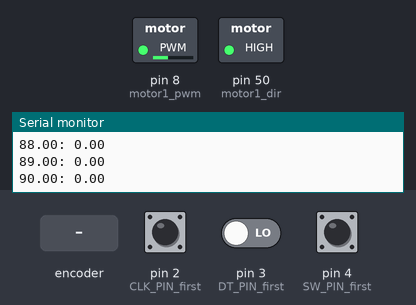
Bench run of a sketch on a simulated Arduino Mega 2560, built with avr-gcc and run on an emulated ATmega2560. Shown: switched loads named in the sketch (green lamp = pin HIGH), the last lines printed to the serial monitor. The inputs (shaded band) are chosen by the test bench; at power-on: pin 2 (CLK_PIN_first) HIGH, pin 3 (DT_PIN_first) LOW, pin 4 (SW_PIN_first) HIGH.

Above: at 1.2 s.
1.3 s: rotary encoder on pin 2 (CLK_PIN_first) / pin 3 (DT_PIN_first) turned 3 steps (first pin leading)
At 3.9 s:
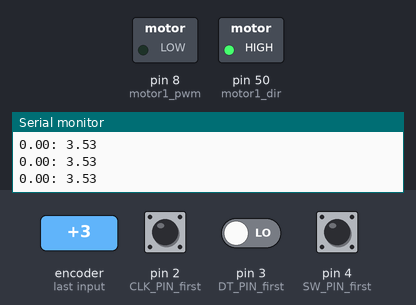
4.9 s: rotary encoder on pin 2 (CLK_PIN_first) / pin 3 (DT_PIN_first) turned 1 step (first pin leading)
At 7.28 s:
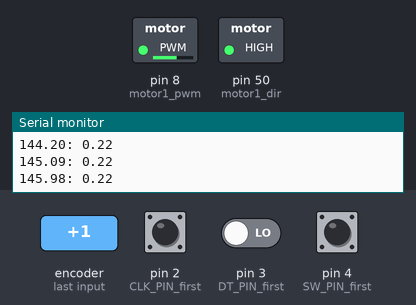
At 10.0 s:
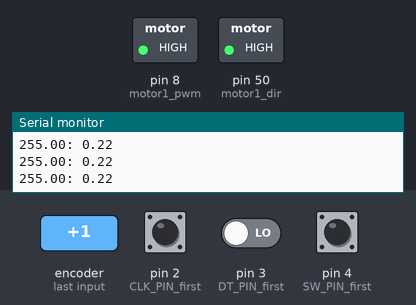
Timing chart, 0 to 11.5 s (numbered marks = the images above; inputs shaded):
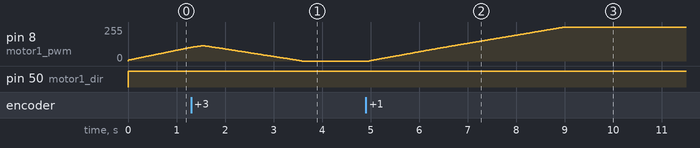

The sketch:

joint_speed_control.ino
```cpp
#include <ezButton.h>

#define motor1_pwm 8
#define motor1_dir 50

#define CLK_PIN_first 2
#define DT_PIN_first 3
#define SW_PIN_first 4
volatile long counter_first = 0;
volatile long double last_time_first;  // for debouncing
long prev_counter_first;
ezButton button_first(SW_PIN_first);

long double countsPerRotation_first = 512;
long double angle_first = 0;
const double referenceAngle_first = 90;

double speed_cur_first=0;
double speed_des_first=-2;
double k_first = 0.8;
double voltage_first=0;

double error;

long start;

void setup() {
  // put your setup code here, to run once:
  Serial.begin(9600);

  pinMode(motor1_pwm, OUTPUT);
  pinMode(motor1_dir, OUTPUT);

  pinMode(CLK_PIN_first, INPUT);
  pinMode(DT_PIN_first, INPUT);
  button_first.setDebounceTime(50);
  attachInterrupt(digitalPinToInterrupt(CLK_PIN_first), ISR_encoderChange_first, RISING);
  start=millis();
}

void loop() {
  // put your main code here, to run repeatedly:
  button_first.loop();

  // if(millis() - start >5000)
  // {
  //   speed_des_first = 0;
  //   Serial.println("check");
  // }

  // if(millis()-last_time_first > 500)
  // {
  //   speed_cur_first=0;
  // }

  if(speed_des_first>0)
  {
    digitalWrite(motor1_dir, LOW);
  }
  else
  {
    digitalWrite(motor1_dir, HIGH);
  }

  error = abs(speed_cur_first)- abs(speed_des_first) ;
  voltage_first -= 0.5* error;
  if(voltage_first>255)
    voltage_first=255;
  if(voltage_first<0)
    voltage_first=0;
  analogWrite(motor1_pwm, voltage_first);

  Serial.print(voltage_first);
  Serial.print(": ");
  Serial.println(speed_cur_first);
}

void ISR_encoderChange_first() {
  if ((millis() - last_time_first) < 50)  // debounce time is 50ms
    return;


  if (digitalRead(DT_PIN_first) == HIGH) {
    // the encoder is rotating in counter-clockwise direction => decrease the counter
    counter_first--;
    speed_cur_first = -1000*(360 / countsPerRotation_first)/(millis()-last_time_first);
  }
  else {
    // the encoder is rotating in clockwise direction => increase the counter
    counter_first++;
    speed_cur_first = 1000*(360 / countsPerRotation_first)/(millis()-last_time_first);
  }
  angle_first = referenceAngle_first + (counter_first * 360 / countsPerRotation_first);

  last_time_first = millis();
}
```

Measured:
- after the input at 4.9 s, pin 8 (motor1_pwm): moves from 0/255 to 255/255 over 4.0 s, starting after 0.07 s
- by itself, pin 8 (motor1_pwm): rises from 102/255 to 115/255 in 0.23 s, then falls to 0/255 in 2.0 s
